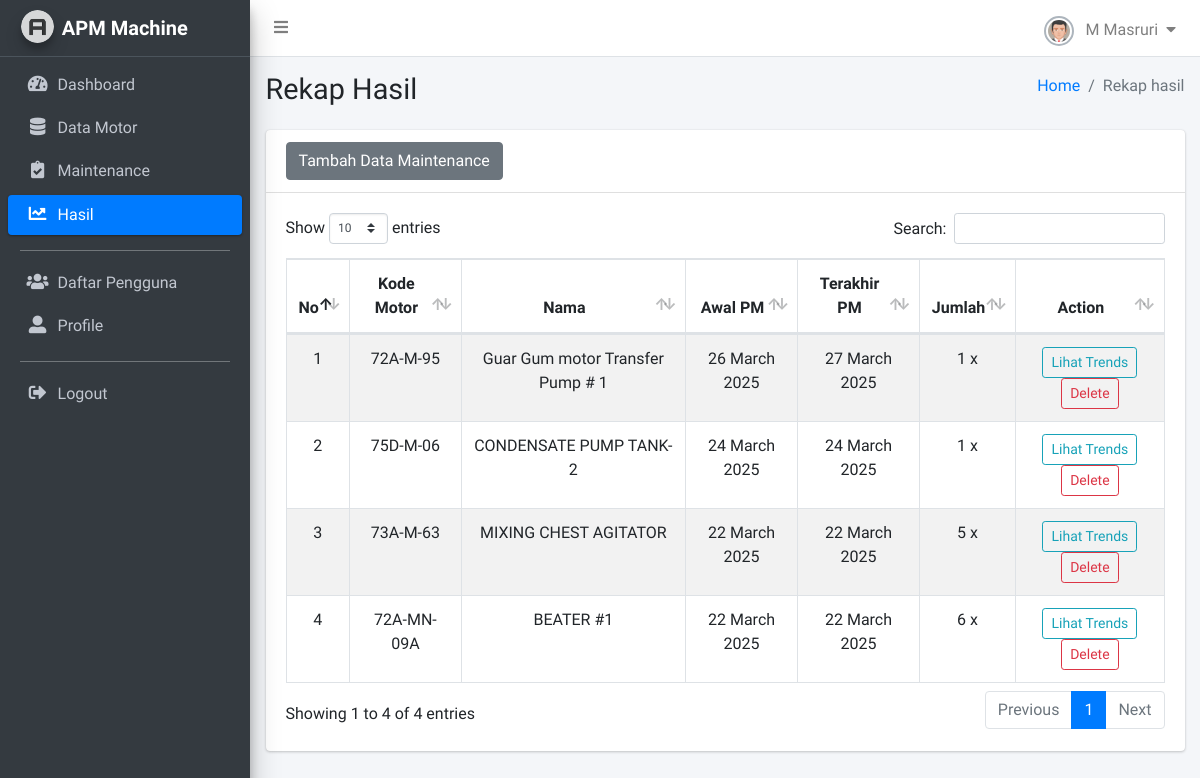
The app's page /apm-machine/data-results/ (signed in) with its own data.
### monitoring/models.py (models this page shows, shortened)
class Motor(models.Model):
    tag_number = models.CharField(_("Tag No"), max_length=50, unique=True)
    name = models.CharField(_("Motor Name"), max_length=100, null=True, blank=True)
    output = models.FloatField(_("Output"), help_text='Daya dalam KW', null=True, blank=True)
    voltage = models.FloatField(_("Voltage"), help_text='Tegangan dalam Volt', null=True, blank=True)
    starter_type = models.CharField(_("Starter Type"), max_length=50, null=True, blank=True)
    set_ol = models.FloatField(_("SET OL"), null=True, blank=True)
    input = models.FloatField(_("Input"), help_text='Arus dalam Ampere', null=True, blank=True)
    speed = models.FloatField(_("Speed"), help_text='RPM', null=True, blank=True)
    frek = models.FloatField(_("FREK/WEN/CY/HZ"), null=True, blank=True)
    frame = models.CharField(_("Frame"), max_length=50, null=True, blank=True)
    foundation_type = models.CharField(_("Fondation Type"), max_length=50, help_text='Rigid atau Flexible', null=True, blank=True)
    class_type = models.CharField(_("Class Type"), max_length=50, help_text='Kelas 2 atau 3', null=True, blank=True)
    created_at = models.DateTimeField(auto_now_add=True, verbose_name="Dibuat Pada")
    class Meta:
        verbose_name = "Motor"
        verbose_name_plural = "Daftar Motor"

### monitoring/views/results.py (the view)
# urls.py: path("data-results/", data_results, name="data_results"),
@login_required(login_url='login')
def data_results(request):
    motors = Motor.objects.annotate(
        total_maintenance=Count('maintenance'),
        first_maintenance=Min('maintenance__tanggal_maintenance'),
        last_maintenance=Max('maintenance__created_at')
    ).filter(total_maintenance__gt=0).order_by('-last_maintenance')
    context = {
        'motors': motors
    }
    return render(request, 'tables/data_hasil.html', context)

### templates/tables/data_hasil.html (shortened to what this page needs)
{% load static %}
<!DOCTYPE html>
<html lang="en">
<head>
    <link rel="stylesheet" href="{% static 'plugins/fontawesome-free/css/all.min.css' %}">
    <link rel='stylesheet' href='https://cdnjs.cloudflare.com/ajax/libs/font-awesome/4.0.3/css/font-awesome.css'>
    <link rel="stylesheet" href="{% static 'plugins/datatables-bs4/css/dataTables.bootstrap4.min.css' %}">
    <link rel="stylesheet" href="{% static 'plugins/datatables-responsive/css/responsive.bootstrap4.min.css' %}">
    <link rel="stylesheet" href="{% static 'plugins/sweetalert2-theme-bootstrap-4/bootstrap-4.min.css' %}">
    <link rel="stylesheet" href="{% static 'plugins/toastr/toastr.min.css' %}">
    <link rel="stylesheet" href="{% static 'dist/css/adminlte.min.css' %}">
</head>
<body class="hold-transition sidebar-mini layout-fixed layout-navbar-fixed">
    <div class="wrapper">
        {% include 'snippets/navbar.html' %}
        {% include 'snippets/sidebar.html' %}
        <div class="content-wrapper">
            <section class="content-header">
            <div class="container-fluid">
                <div class="row mb-2">
                <div class="col-sm-6">
                    <h1>Rekap Hasil</h1>
                </div>
                <div class="col-sm-6">
                    <ol class="breadcrumb float-sm-right">
                    <li class="breadcrumb-item"><a href="#">Home</a></li>
                    <li class="breadcrumb-item active">Rekap hasil</li>
                    </ol>
                </div>
                </div>
            </div>
            </section>
            <section class="content">
                <div class="container-fluid">
                    <div class="row">
                        <div class="col-12">
                            <div class="card">
                                <div class="card-header">
                                    <a href="{% url 'data_maintenance' %}" class="btn btn-secondary">
                                    Tambah Data Maintenance
                                    </a>
                                </div>
                            <div class="card-body">
                                <table id="datahasil" class="table table-bordered table-striped text-center">
                                <thead>
                                <tr>
                                    <th>No</th>
                                    <th>Kode Motor</th>
                                    <th>Nama</th>
                                    <th>Awal PM</th>
                                    <th>Terakhir PM</th>
                                    <th>Jumlah</th>
                                    <th>Action</th>
                                </tr>
                                </thead>
                                <tbody>
                                    {% for m in motors %}
                                    <tr>
                                        <td>{{forloop.counter}}</td>
                                        <td>{{m.tag_number}}</td>
                                        <td>{{m.name}}</td>
                                        <td>{{m.first_maintenance|date:'d F Y'}}</td>
                                        <td>{{m.last_maintenance|date:'d F Y'}}</td>
                                        <td>{{m.total_maintenance}} x</td>
                                        <td>
                                            <a href="{% url 'motor_trend' m.id %}" class="btn btn-outline-info btn-sm"> Lihat Trends </a>
                                            <button type="button" class="btn btn-outline-danger btn-sm" data-toggle="modal" data-target="#hapusalldatamaintenance{{m.id}}">Delete</button>
                                        </td>
                                    </tr>
                                    {% endfor %}
                                </tbody>
                                </table>
                            </div>
                            </div>
                        </div>
                    </div>
                </div>
            </section>
        </div>
    </div>
</body>
</html>

### templates/snippets/navbar.html (shortened to what this page needs)
{% load static %}
<nav class="main-header navbar navbar-expand navbar-white navbar-light">
    <ul class="navbar-nav">
        <li class="nav-item">
            <a class="nav-link" data-widget="pushmenu" href="#" role="button">
                <i class="fas fa-bars"></i>
            </a>
        </li>
    </ul>
    <ul class="navbar-nav ml-auto">
        <li class="nav-item dropdown">
            <a class="nav-link" data-toggle="dropdown" href="#">
                <img class="img-circle img-bordered-sm" src="{% static 'dist/img/user.jpg' %}" alt="User Image" width="30" height="30">
                <span class="ml-2">{{ request.user.first_name }} {{ request.user.last_name }}</span>
                <i class="fas fa-caret-down ml-1"></i>
            </a>
        </li>
    </ul>
</nav>

### records on screen
Motor: tag_number "72A-M-95", name "Guar Gum motor Transfer Pump # 1", first_maintenance "26 March 2025", last_maintenance "27 March 2025", total_maintenance "1"
Motor: tag_number "75D-M-06", name "CONDENSATE PUMP TANK-2", first_maintenance "24 March 2025", last_maintenance "24 March 2025", total_maintenance "1"
Motor: tag_number "73A-M-63", name "MIXING CHEST AGITATOR", first_maintenance "22 March 2025", last_maintenance "22 March 2025", total_maintenance "5"
Motor: tag_number "72A-MN-09A", name "BEATER #1", first_maintenance "22 March 2025", last_maintenance "22 March 2025", total_maintenance "6"

### other values on screen
{{ request.user.first_name }} "M"
{{ request.user.last_name }} "Masruri"
